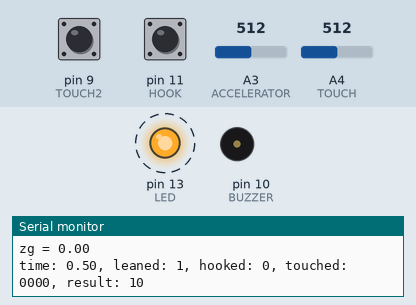
Recording of a sketch running on a simulated Arduino Uno, built with avr-gcc and run on an emulated ATmega328P. Shown: output pins drawn as LEDs (lit = HIGH), buzzer (waves = sounding), the last lines printed to the serial monitor. Dashed ring = blinking. The test bench sets the inputs (shaded band); at power-on: pin 11 (HOOK) HIGH, pin 9 (TOUCH2) HIGH, A3 (ACCELERATOR) = 512, A4 (TOUCH) = 512.

Above: at 1.2 s.
1.8 s: pin 11 (HOOK) pulled LOW for 0.15 s
At 2.81 s:
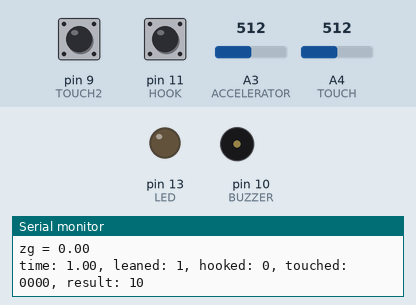
4.8 s: pin 9 (TOUCH2) pulled LOW for 1 s
At 7.57 s:
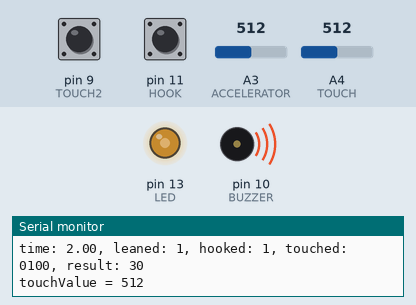
Timing chart, 0 to 14.8 s (numbered marks = the images above; inputs shaded):
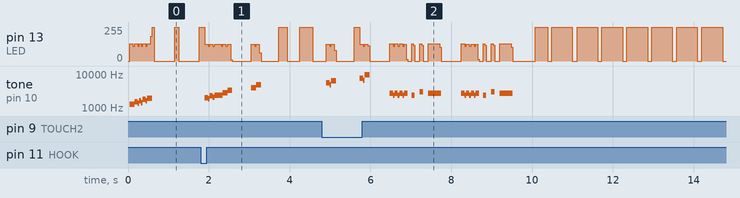

Measured:
- after the input at 1.8 s, tone on pin 10 (BUZZER): plays 2034 Hz for 0.08 s, 1849 Hz for 0.04 s, 2275 Hz for 0.08 s, 2063 Hz for 0.04 s, 2406 Hz for 0.20 s, 2844 Hz for 0.12 s … (9 notes in this stretch), starting after 0.10 s
- after the input at 4.8 s, tone on pin 10 (BUZZER): plays 5446 Hz for 0.08 s, 4886 Hz for 0.04 s, 6344 Hz for 0.12 s, 7484 Hz for 0.08 s, 6636 Hz for 0.04 s, 9650 Hz for 0.12 s … (26 notes in this stretch), starting after 0.11 s
- by itself, tone on pin 10 (BUZZER): plays 1293 Hz for 0.12 s, 1535 Hz for 0.08 s, 1396 Hz for 0.04 s, 1619 Hz for 0.04 s, 1411 Hz for 0.04 s, 1813 Hz for 0.08 s … (8 notes in this stretch)

The sketch:

wearabra.ino
```cpp
// Analog pin
const int ACCELERATOR = 3;
const int TOUCH       = 4;

// Digital pin
const int DISPLAY1 = 2;
const int DISPLAY2 = 3;
const int HOOK     = 11;
const int BUZZER   = 10;
const int LED      = 13;

const int TOUCH2 = 9;

// Other
const float VD = 3.256;

boolean is_leaned   = false;
boolean is_hooked   = false;
boolean is_touched1 = false;
boolean is_touched2 = false;
boolean is_touched3 = false;
boolean is_touched4 = false;
boolean is_success  = false;

int result = 0;
int time = 0;

// touch value
int touch1_low  = 220;
int touch1_high = 300;
int touch2_low  = 460;
int touch2_high = 550;
int touch3_low  = 630;
int touch3_high = 750;
int touch4_low  = 950;


// for buzzer
long t1, t2, t3, ta, tb;

const int mB9  = 15804; // シ
const int mG9  = 12543; // ソ
const int mF9  = 11175; // ファ
const int mC9  = 8372;  // ド

const int mA8  = 7040; // ラ
const int mFs8 = 5919; // ファ#
const int mE8  = 5274; // ミ
const int mEf8 = 4978; // ミ♭
const int mD8  = 4698; // レ
const int mC8  = 4186; // ド

const int mB7  = 3951; // シ
const int mBf7 = 3729; // シ♭
const int mA7  = 3520; // ラ
const int mG7  = 3156; // ソ
const int mFs7 = 2960; // ファ#
const int mF7  = 2794; // ファ
const int mEf7 = 2489; // ミ♭
const int mE7  = 2637; // ミ
const int mD7  = 2349; // レ
const int mC7  = 2093; // ド

const int mB6  = 1976; // シ
const int mBf6 = 1865; // シ♭
const int mAf6 = 1661; // ラ♭
const int mG6  = 1568; // ソ
const int mE6  = 1319; // ミ
const int mB5  =  988; // シ
const int mBf5 =  932; // シb

void setup() {
  pinMode(HOOK, INPUT);
  digitalWrite(HOOK, HIGH);
  pinMode(TOUCH, INPUT);

  pinMode(TOUCH2, INPUT);
  digitalWrite(TOUCH2, HIGH);

  pinMode(BUZZER, OUTPUT);
  pinMode(LED, OUTPUT);

  soundCheckPoint();

  Serial.begin(9600);
}

void loop() {

  check_leaned();
  check_hooked();

  check_touched_debug();

  check_touched();

  flash_led();

  // タイムアップ
  if (!is_success && 450 == time) {
    soundFailure();
  }
  // 本番用
  else if (!is_success && is_leaned && is_hooked && is_touched2 && is_touched3 && is_touched4) {
    soundSuccess();
    soundSuccess();
    is_success = true;
  }
  // デバグ用
//  else if (!is_success && is_leaned && is_hooked) {
//    soundSuccess();
//    soundSuccess();
//    is_success = true;
//  }

  debug();

  delay(100);
  time += 1;
}

/**
 * @param int  buzpin ポート番号
 * @param int  fre    音の周波数
 * @param long timel1 msec
 */
void beep(int fre, long timel1) {
  // the sound producing
  int x;
  long delayHL = (long)(1000000/fre/2);
  long loopn   = (long)((timel1*1000)/(2*delayHL));
  for (x=0;x<loopn;x++) {
    digitalWrite(BUZZER,HIGH);
    digitalWrite(LED, HIGH);  // 点灯
    delayMicroseconds(delayHL);
    digitalWrite(BUZZER,LOW);
    digitalWrite(LED, LOW);  // 消灯
    delayMicroseconds(delayHL);
  }
  delay(5);
}

void check_leaned() {

  // フックをつけてなければ
  if (!is_hooked) {

    // 加速度センサー
    float z = analogRead(ACCELERATOR) * VD / 1024;
    float zv = z - VD / 2.0;
    float zg = zv / (0.3 * VD / 3.0);

    if ((time % 5) == 0) {
      Serial.print("zg = ");
      Serial.println(zg);
    }

    // 傾いた
    if (zg < 0.8) {
      if (!is_leaned)
        result += 10;
      is_leaned = true;
      //digitalWrite(LED, HIGH);  // 点灯
    }
    else {
      if (is_leaned)
        result -= 10;
      is_leaned = false;
      //digitalWrite(LED, LOW);  // 消灯
    }
  }
}

void check_hooked() {

  // フックをつけてなければ
  if (!is_hooked) {
    if (!digitalRead(HOOK)) {

      // 傾いていた
      if (is_leaned) {
        soundCheckPoint();
      }

      // フックをつけた（加点）
      result += 10;
      is_hooked = true;
      soundCheckPoint();
    }
  }
}

void check_touched_debug() {

  // フックをつけてれば
  if (is_hooked) {

    if (!digitalRead(TOUCH2)) {

//      if (!is_touched1) {
//        result += 10;
//        is_touched1 = true;
//        soundCheckPoint();
//      }
//      else
      if (!is_touched2) {
        result += 10;
        is_touched2 = true;
        soundCheckPoint();
      }
      else if (!is_touched3) {
        result += 10;
        is_touched3 = true;
        soundCheckPoint();
      }
      else if (!is_touched4) {
        result += 10;
        is_touched4 = true;
        soundCheckPoint();
      }
    }
  }
}

void check_touched() {


  // フックをつけてれば
  if (is_hooked) {

    // タッチしてなければ
    if (!is_touched1 || !is_touched2 || !is_touched3 || !is_touched4) {

      int touchValue = analogRead(TOUCH);

      if ((time % 5) == 0) {
        Serial.print("touchValue = ");
        Serial.println(touchValue);
      }

      // タッチした（抵抗３個）
      if (touch1_low <= touchValue && touchValue < touch1_high) {

        // タッチした（加点）
        if (!is_touched1) {
          result += 10;
          is_touched1 = true;
          soundCheckPoint();
        }
      }

      // タッチした（抵抗２個）
      else if (touch2_low <= touchValue && touchValue < touch2_high) {

        // タッチした（加点）
        if (!is_touched2) {
          result += 10;
          is_touched2 = true;
          soundCheckPoint();
        }
      }

      // タッチした（抵抗１個）
      else if (touch3_low <= touchValue && touchValue < touch3_high) {

        // タッチした（加点）
        if (!is_touched3) {
          result += 10;
          is_touched3 = true;
          soundCheckPoint();
        }
      }

      // タッチした（抵抗０個）
      else if (touch4_low <= touchValue) {

        // タッチした（加点）
        if (!is_touched4) {
          result += 10;
          is_touched4 = true;
          soundCheckPoint();
        }
      }
    }
  }
}

void flash_led() {
  if (time % 6 * 10 < result)
    digitalWrite(LED, HIGH);  // 点灯
  else
    digitalWrite(LED, LOW);  // 消灯
}

void debug() {

  if ((time % 5) == 0) {
    Serial.print("time: ");
    Serial.print((float)time/10);
    Serial.print(", ");
    Serial.print("leaned: ");
    Serial.print(is_leaned);
    Serial.print(", ");
    Serial.print("hooked: ");
    Serial.print(is_hooked);
    Serial.print(", ");
    Serial.print("touched: ");
    Serial.print(is_touched1);
    Serial.print(is_touched2);
    Serial.print(is_touched3);
    Serial.print(is_touched4);
    Serial.print(", ");
    Serial.print("result: ");
    Serial.println(result);
  }
}

// チェックポイントで鳴らす音楽
void soundCheckPoint() {

  if (result == 0) {
    beep(mE6,  100);
    beep(mG6,  100);
    beep(mAf6, 100);
    beep(mBf6, 100);
    beep(mB6,  100);
  }
  if (result == 10) {
    beep(mC7,  100);
    beep(mD7,  100);
  }

  if (result == 20) {
    beep(mEf7, 200);
    beep(mFs7, 100);
    beep(mA7,  100);
    delay(500);
  }

  if (result == 30) {
    beep(mC8,  100);
    beep(mE8,  100);
    delay(500);
  }
  if (result == 40) {
    beep(mFs8, 100);
    beep(mA8,  100);
    delay(500);
  }
  if (result == 50) {
    beep(mC9,  100);
    beep(mF9,  100);
    delay(500);
  }
  if (result == 60) {
    beep(mG9,  100);
    beep(mB9,  100);
    delay(500);
  }
}

// 時間内に成功したときに鳴らす音楽
void soundSuccess() {
  beep(mF7, 100);
  beep(mF7, 100);
  beep(mF7, 100);
  beep(mF7, 75);
  delay(125);
  beep(mEf7, 75);
  delay(125);
  beep(mG7, 75);
  delay(125);
  beep(mF7, 300);
  delay(500);
}

// タイムアウトのときに鳴らす音楽
void soundFailure() {
  beep(mB5, 200);
  beep(mB6, 200);
  beep(mBf5, 200);
  beep(mBf6, 200);

  beep(mB5, 200);
  beep(mB6, 200);
  beep(mBf5, 200);
  beep(mBf6, 200);

  beep(mB5, 200);
  beep(mB6, 200);
  beep(mBf5, 200);
  beep(mBf6, 200);

  beep(mB5, 200);
  beep(mB6, 200);
  beep(mBf5, 200);
  beep(mBf6, 200);

  beep(mE6, 500);
  beep(mG6, 100);
  beep(mAf6, 100);
  beep(mBf5, 100);
}
```
